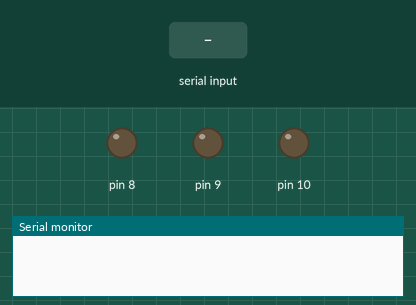
This sketch was run on a simulated Arduino Uno, built with avr-gcc and run on an emulated ATmega328P. Parts: output pins drawn as LEDs (lit = HIGH), the last lines printed to the serial monitor. The inputs (shaded band) are chosen by the test bench.

Above: at 1.2 s.
1.3 s: "1" received over Serial
At 2.2 s:
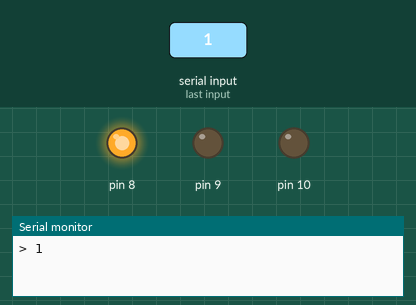
2.9 s: "2" received over Serial
At 3.5 s:
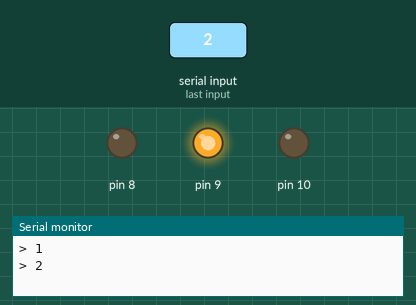
4.5 s: "3" received over Serial
At 5.7 s:
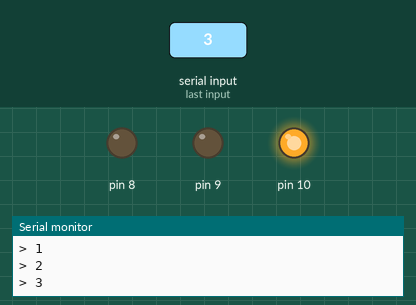
6.0 s: "0" received over Serial
At 7.0 s:
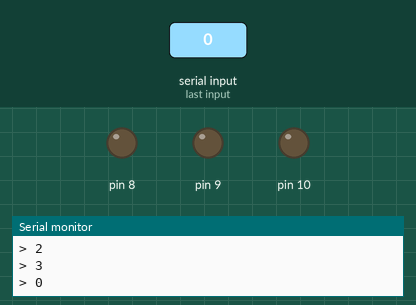
Timing chart, 0 to 8.5 s (numbered marks = the images above; inputs shaded):
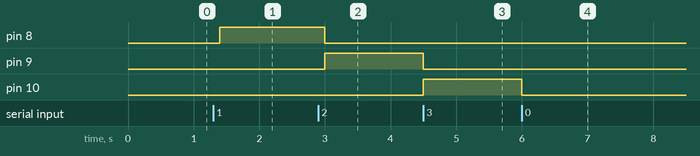

The sketch:

hyoi_2.ino
```cpp
char a;
void setup()
{
  pinMode(8,OUTPUT);
  pinMode(9,OUTPUT);
  pinMode(10,OUTPUT);
  Serial.begin(9600);
}
void loop()
{
  if(Serial.available()>0)
  {
    a=Serial.read();
    Serial.print ("> ");
    Serial.write (a);
    Serial.println();
    if(a=='1')
    {
      digitalWrite(8,HIGH);
      digitalWrite(9,LOW);
      digitalWrite(10,LOW);
    }
    else if(a=='2')
    {
      digitalWrite(8,LOW);
      digitalWrite(9,HIGH);
      digitalWrite(10,LOW);
    }
    else if(a=='3')
    {
      digitalWrite(8,LOW);
      digitalWrite(9,LOW);
      digitalWrite(10,HIGH);
    }
    else
    {
      digitalWrite(8,LOW);
      digitalWrite(9,LOW);
      digitalWrite(10,LOW);
    }
  }
  delay(100);
}
```

Measured:
- after the input at 1.3 s, pin 8: LOW → HIGH after 0.10 s
- after the input at 2.9 s, pin 8: HIGH → LOW after 0.10 s; pin 9: LOW → HIGH after 0.10 s
- after the input at 4.5 s, pin 9: HIGH → LOW at once; pin 10: LOW → HIGH at once
- after the input at 6.0 s, pin 10: HIGH → LOW at once
